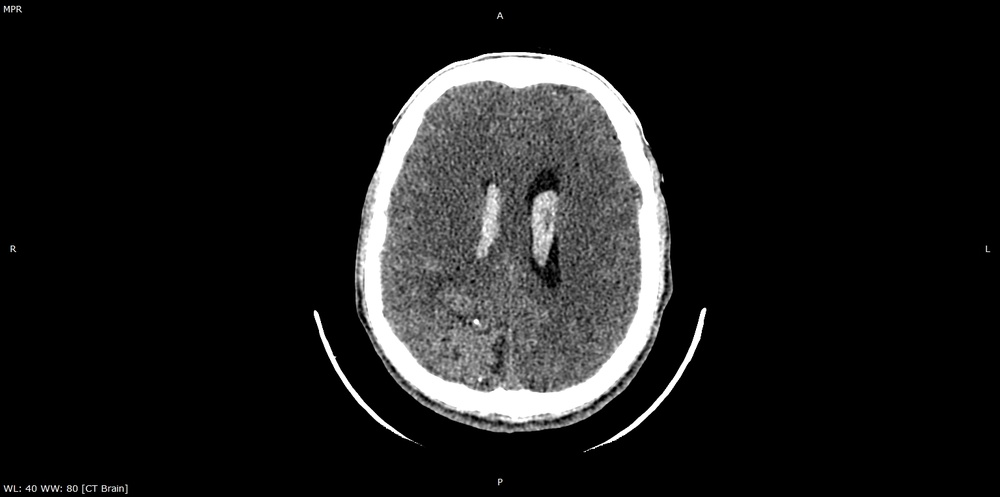
#> input picture cv_imgs/1.jpg, 1000 x 497 px, shrunk from 1536 x 763 before the run; its folder holds 4 pictures in this run
$ python cv_sandy.py
#> lines starting #> are read from the running program, lines starting #| are printed output that depends on the picture; after the words box and inside, x2 and y2 are one past the last pixel; in counts of white or black regions, pixels touching at a corner belong together
import cv2
import numpy as np
import glob

if __name__ == '__main__':
   def callback(*arg):
       print (arg)

hsv_min = np.array((0, 0, 0), np.uint8)
hsv_max = np.array((255, 255, 158), np.uint8)

for fn in glob.glob("cv_imgs/*"):
    print(fn)
    img = cv2.imread(fn)
#> img is the input picture: shape (497, 1000, 3); mean B, G, R 27.7, 27.7, 27.7
    hsv = cv2.cvtColor(img, cv2.COLOR_BGR2HSV )
#> hsv: shape (497, 1000, 3); mean H, S, V 0.3, 0.7, 27.7
    thresh = cv2.inRange(hsv, hsv_min, hsv_max)
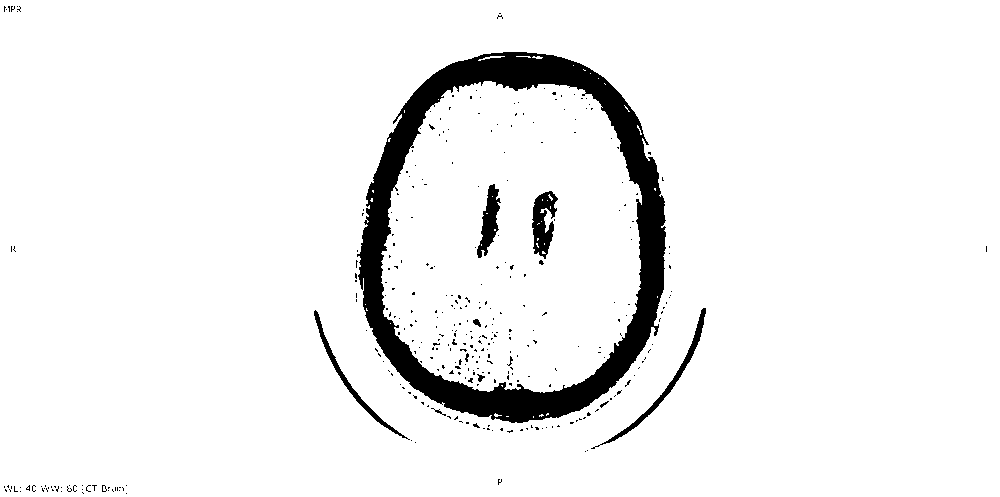
#> thresh: shape (497, 1000); 94% white; 338 black regions (327 under 20 px), largest, box (x1, y1, x2, y2) and area: (357, 52, 666, 423) 24704, (532, 191, 558, 259) 1017, (591, 308, 706, 449) 899

    cv2.imwrite("cv_masks/"+fn[8:-4]+"_mask.jpg",thresh)
#> pass 2 of the loop `for fn in glob.glob("cv_imgs/*"):`:
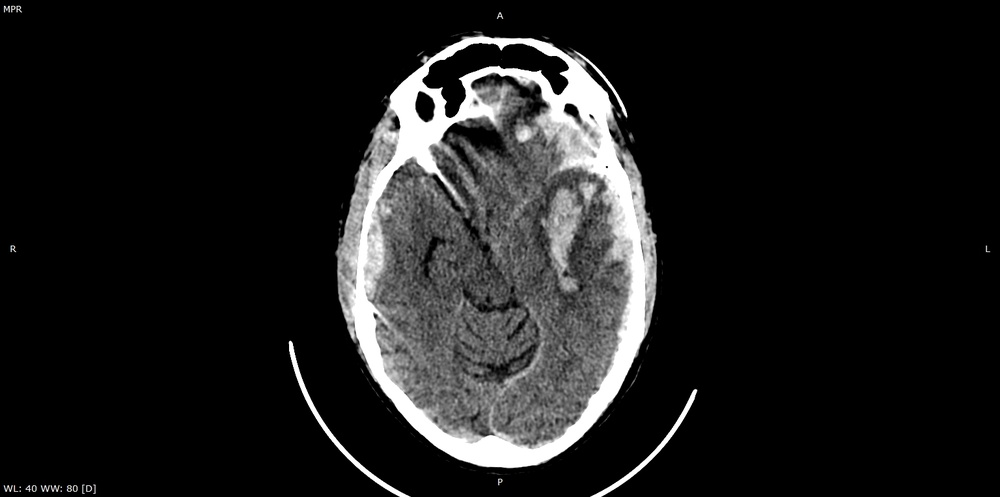
#> input picture cv_imgs/10.jpg, 1000 x 497 px, shrunk from 1536 x 763 before the run
#> img is the input picture: shape (497, 1000, 3); mean B, G, R 29, 29, 29
#> hsv: shape (497, 1000, 3); mean H, S, V 0.3, 0.6, 29.1
#> `thresh = cv2.inRange(hsv, hsv_min, hsv_max)`:
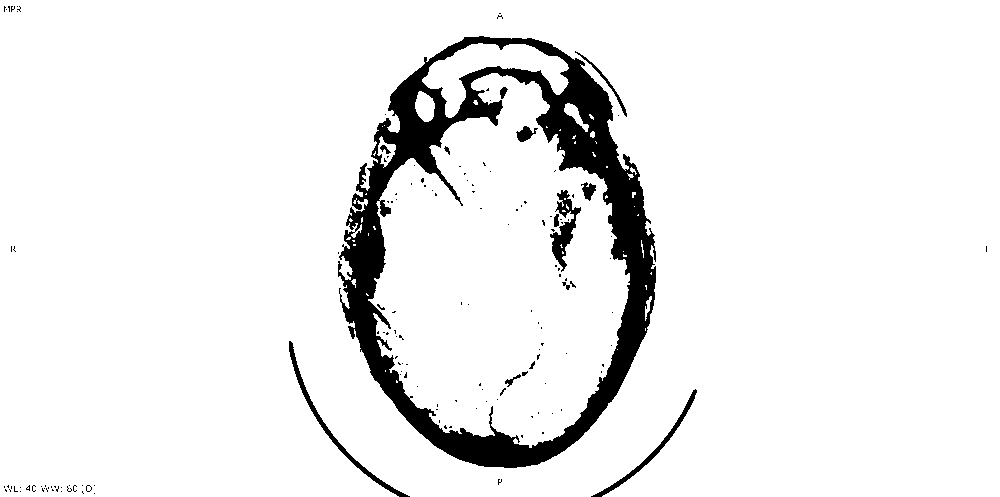
#> thresh: shape (497, 1000); 92.9% white; 150 black regions (136 under 20 px), largest, box (x1, y1, x2, y2) and area: (338, 36, 656, 468) 31373, (289, 341, 410, 497) 934, (550, 190, 581, 272) 901
#> pass 3 of the loop `for fn in glob.glob("cv_imgs/*"):`:
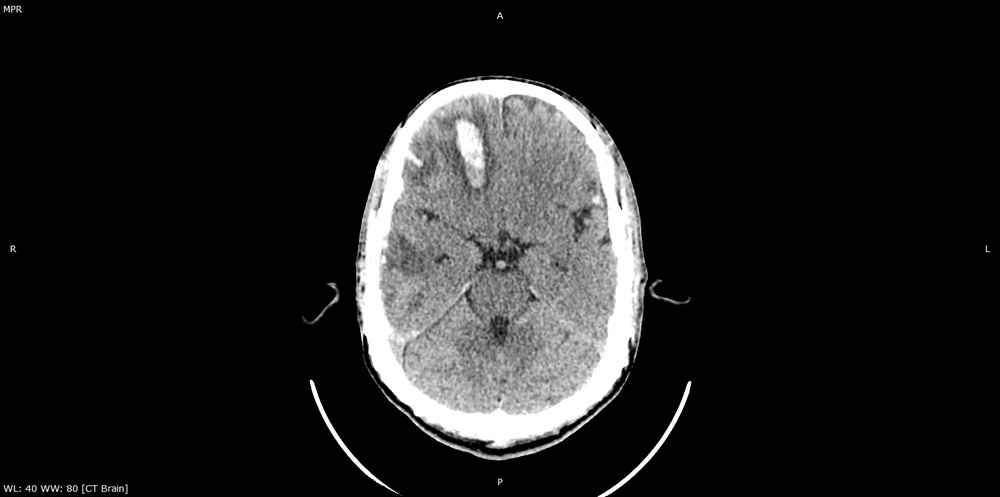
#> input picture cv_imgs/11.jpg, 1000 x 497 px, shrunk from 1536 x 763 before the run
#> img is the input picture: shape (497, 1000, 3); mean B, G, R 30.5, 30.5, 30.5
#> hsv: shape (497, 1000, 3); mean H, S, V 0.3, 0.7, 30.5
#> `thresh = cv2.inRange(hsv, hsv_min, hsv_max)`:
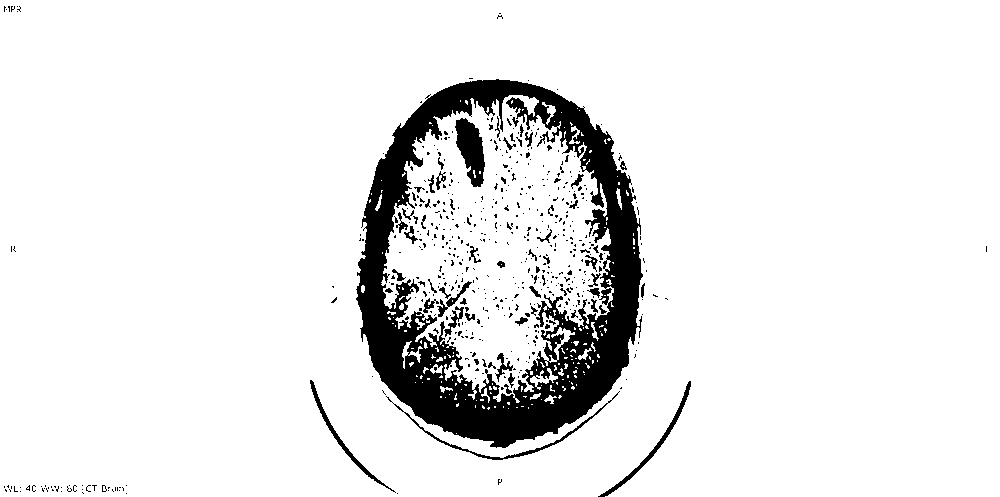
#> thresh: shape (497, 1000); 91.2% white; 565 black regions (504 under 20 px), largest, box (x1, y1, x2, y2) and area: (356, 79, 643, 448) 35881, (455, 118, 485, 187) 1262, (598, 381, 691, 497) 634
#> the loop made 4 passes; the first 3 are shown
